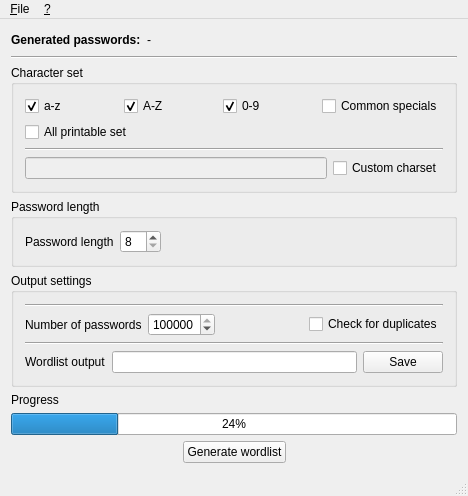
<?xml version="1.0" encoding="UTF-8"?>
<ui version="4.0">
 <class>MainWindow</class>
 <widget class="QMainWindow" name="MainWindow">
  <property name="geometry">
   <rect>
    <x>0</x>
    <y>0</y>
    <width>468</width>
    <height>482</height>
   </rect>
  </property>
  <property name="windowTitle">
   <string>Random Wordlist Generator</string>
  </property>
  <property name="windowIcon">
   <iconset resource="../res.qrc">
    <normaloff>:/images/res/icon.png</normaloff>:/images/res/icon.png</iconset>
  </property>
  <widget class="QWidget" name="centralWidget">
   <layout class="QVBoxLayout" name="verticalLayout_4">
    <item>
     <layout class="QHBoxLayout" name="horizontalLayout_3">
      <item>
       <widget class="QLabel" name="label_3">
        <property name="text">
         <string>&lt;html&gt;&lt;head/&gt;&lt;body&gt;&lt;p&gt;&lt;span style=&quot; font-weight:600;&quot;&gt;Generated passwords:&lt;/span&gt;&lt;/p&gt;&lt;/body&gt;&lt;/html&gt;</string>
        </property>
       </widget>
      </item>
      <item>
       <widget class="QLabel" name="label_Npass">
        <property name="text">
         <string>-</string>
        </property>
       </widget>
      </item>
      <item>
       <spacer name="horizontalSpacer_5">
        <property name="orientation">
         <enum>Qt::Horizontal</enum>
        </property>
        <property name="sizeHint" stdset="0">
         <size>
          <width>40</width>
          <height>20</height>
         </size>
        </property>
       </spacer>
      </item>
     </layout>
    </item>
    <item>
     <widget class="Line" name="line">
      <property name="orientation">
       <enum>Qt::Horizontal</enum>
      </property>
     </widget>
    </item>
    <item>
     <widget class="QGroupBox" name="groupBox">
      <property name="title">
       <string>Character set</string>
      </property>
      <layout class="QVBoxLayout" name="verticalLayout">
       <item>
        <layout class="QHBoxLayout" name="horizontalLayout">
         <item>
          <widget class="QCheckBox" name="checkaz">
           <property name="toolTip">
            <string>Caracters from a to z</string>
           </property>
           <property name="text">
            <string>a-z</string>
           </property>
           <property name="checked">
            <bool>true</bool>
           </property>
          </widget>
         </item>
         <item>
          <widget class="QCheckBox" name="checkAZ">
           <property name="toolTip">
            <string>Caracters from A to Z</string>
           </property>
           <property name="text">
            <string>A-Z</string>
           </property>
           <property name="checked">
            <bool>true</bool>
           </property>
          </widget>
         </item>
         <item>
          <widget class="QCheckBox" name="check09">
           <property name="toolTip">
            <string>Caracters from 0 to 9</string>
           </property>
           <property name="text">
            <string>0-9</string>
           </property>
           <property name="checked">
            <bool>true</bool>
           </property>
          </widget>
         </item>
         <item>
          <widget class="QCheckBox" name="checkCommon">
           <property name="toolTip">
            <string>' -_@?!'</string>
           </property>
           <property name="text">
            <string>Common specials</string>
           </property>
          </widget>
         </item>
        </layout>
       </item>
       <item>
        <widget class="QCheckBox" name="checkAll">
         <property name="toolTip">
          <string>All printable characters</string>
         </property>
         <property name="text">
          <string>All printable set</string>
         </property>
        </widget>
       </item>
       <item>
        <widget class="Line" name="line_4">
         <property name="orientation">
          <enum>Qt::Horizontal</enum>
         </property>
        </widget>
       </item>
       <item>
        <layout class="QHBoxLayout" name="horizontalLayout_6">
         <item>
          <widget class="QLineEdit" name="lineCustomSet">
           <property name="enabled">
            <bool>false</bool>
           </property>
          </widget>
         </item>
         <item>
          <widget class="QCheckBox" name="checkCustomChar">
           <property name="toolTip">
            <string>Custom characters</string>
           </property>
           <property name="text">
            <string>Custom charset</string>
           </property>
          </widget>
         </item>
        </layout>
       </item>
      </layout>
     </widget>
    </item>
    <item>
     <widget class="QGroupBox" name="groupBox_2">
      <property name="title">
       <string>Password length</string>
      </property>
      <layout class="QVBoxLayout" name="verticalLayout_2">
       <item>
        <layout class="QHBoxLayout" name="horizontalLayout_2">
         <item>
          <widget class="QLabel" name="label">
           <property name="text">
            <string>Password length</string>
           </property>
          </widget>
         </item>
         <item>
          <widget class="QSpinBox" name="spinMin">
           <property name="minimum">
            <number>8</number>
           </property>
           <property name="maximum">
            <number>64</number>
           </property>
          </widget>
         </item>
         <item>
          <spacer name="horizontalSpacer">
           <property name="orientation">
            <enum>Qt::Horizontal</enum>
           </property>
           <property name="sizeHint" stdset="0">
            <size>
             <width>40</width>
             <height>20</height>
            </size>
           </property>
          </spacer>
         </item>
        </layout>
       </item>
      </layout>
     </widget>
    </item>
    <item>
     <widget class="QGroupBox" name="groupBox_3">
      <property name="title">
       <string>Output settings</string>
      </property>
      <layout class="QVBoxLayout" name="verticalLayout_3">
       <item>
        <widget class="Line" name="line_2">
         <property name="orientation">
          <enum>Qt::Horizontal</enum>
         </property>
        </widget>
       </item>
       <item>
        <layout class="QHBoxLayout" name="horizontalLayout_4">
         <item>
          <widget class="QLabel" name="label_5">
           <property name="text">
            <string>Number of passwords</string>
           </property>
          </widget>
         </item>
         <item>
          <widget class="QSpinBox" name="spinNumber">
           <property name="minimum">
            <number>1</number>
           </property>
           <property name="maximum">
            <number>999999999</number>
           </property>
           <property name="singleStep">
            <number>10</number>
           </property>
           <property name="value">
            <number>100000</number>
           </property>
          </widget>
         </item>
         <item>
          <spacer name="horizontalSpacer_2">
           <property name="orientation">
            <enum>Qt::Horizontal</enum>
           </property>
           <property name="sizeHint" stdset="0">
            <size>
             <width>40</width>
             <height>20</height>
            </size>
           </property>
          </spacer>
         </item>
         <item>
          <widget class="QCheckBox" name="checkDuplicates">
           <property name="text">
            <string>Check for duplicates</string>
           </property>
          </widget>
         </item>
        </layout>
       </item>
       <item>
        <widget class="Line" name="line_3">
         <property name="orientation">
          <enum>Qt::Horizontal</enum>
         </property>
        </widget>
       </item>
       <item>
        <layout class="QHBoxLayout" name="horizontalLayout_7">
         <item>
          <widget class="QLabel" name="label_2">
           <property name="text">
            <string>Wordlist output</string>
           </property>
          </widget>
         </item>
         <item>
          <widget class="QLineEdit" name="lineSaveFile"/>
         </item>
         <item>
          <widget class="QPushButton" name="pushSave">
           <property name="text">
            <string>Save</string>
           </property>
          </widget>
         </item>
        </layout>
       </item>
      </layout>
     </widget>
    </item>
    <item>
     <spacer name="verticalSpacer">
      <property name="orientation">
       <enum>Qt::Vertical</enum>
      </property>
      <property name="sizeHint" stdset="0">
       <size>
        <width>20</width>
        <height>40</height>
       </size>
      </property>
     </spacer>
    </item>
    <item>
     <widget class="QLabel" name="label_6">
      <property name="text">
       <string>Progress</string>
      </property>
     </widget>
    </item>
    <item>
     <widget class="QProgressBar" name="progressBar">
      <property name="value">
       <number>24</number>
      </property>
     </widget>
    </item>
    <item>
     <layout class="QHBoxLayout" name="horizontalLayout_5">
      <item>
       <spacer name="horizontalSpacer_3">
        <property name="orientation">
         <enum>Qt::Horizontal</enum>
        </property>
        <property name="sizeHint" stdset="0">
         <size>
          <width>40</width>
          <height>20</height>
         </size>
        </property>
       </spacer>
      </item>
      <item>
       <widget class="QPushButton" name="pushGenerate">
        <property name="text">
         <string>Generate wordlist</string>
        </property>
       </widget>
      </item>
      <item>
       <spacer name="horizontalSpacer_4">
        <property name="orientation">
         <enum>Qt::Horizontal</enum>
        </property>
        <property name="sizeHint" stdset="0">
         <size>
          <width>40</width>
          <height>20</height>
         </size>
        </property>
       </spacer>
      </item>
     </layout>
    </item>
   </layout>
  </widget>
  <widget class="QMenuBar" name="menuBar">
   <property name="geometry">
    <rect>
     <x>0</x>
     <y>0</y>
     <width>468</width>
     <height>21</height>
    </rect>
   </property>
   <widget class="QMenu" name="menu_File">
    <property name="title">
     <string>&amp;File</string>
    </property>
    <addaction name="action_Close"/>
   </widget>
   <widget class="QMenu" name="menu">
    <property name="title">
     <string>&amp;?</string>
    </property>
    <addaction name="action_About"/>
   </widget>
   <addaction name="menu_File"/>
   <addaction name="menu"/>
  </widget>
  <widget class="QStatusBar" name="statusBar"/>
  <action name="action_Close">
   <property name="text">
    <string>&amp;Close</string>
   </property>
  </action>
  <action name="action_About">
   <property name="text">
    <string>&amp;About</string>
   </property>
  </action>
 </widget>
 <layoutdefault spacing="6" margin="11"/>
 <resources>
  <include location="../res.qrc"/>
 </resources>
 <connections/>
</ui>
